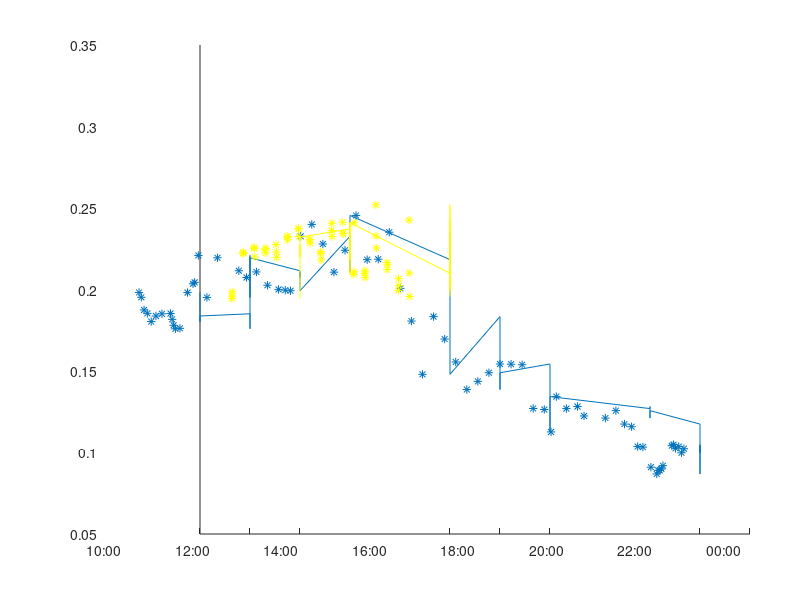

The MATLAB source for this figure:
clear all;



% SE DECLARA FECHA DE INICIO Y TERMINO DE CAMPAÑA

time_ini = datenum(2015,1,28,12,0,0);
time_fin = datenum(2015,1,29,0,0,0);

% FIJAR UTC RESPECTO A HORA LOCAL (NO MODIFICAR, FUNCIONA BIEN ASI)
UTC = 0;

% FIJAR INTERVALO MINIMO ENTRE MEDICIONES (minutos)
intervalMin = datenum(0,0,0,0,2,0);

% Selección de índices de mediciones


%%

load aeronet_28_ene.lev10.mat

hold on


beta440 = aeronet.AOT_440 .* ( 0.44 .^ aeronet.AOT340_440Angstrom);


AOT_cimel_414 = beta440 .* ( 0.414  .^ ( -1 .* aeronet.AOT340_440Angstrom ) );

plot(aeronet.udate, AOT_cimel_414, '-*' )
%plot(aeronet.udate, aeronet.AOT_440, '-g*' )


load AOT_datos_marcos.mat
% INDEX POR FECHA
index = find( calan_data.udate > time_ini & calan_data.udate < time_fin );
%plot(calan_data.udate(index), calan_data.AOT_414_nm(index), '-g*');

load AOT_datos_roberto.mat
index = find( calan_data.udate > time_ini & calan_data.udate < time_fin );
%plot(calan_data.udate(index), calan_data.AOT_556_nm(index), '-r*');

load AOT_datos_falvey.mat
index = find( calan_data.udate > time_ini & calan_data.udate < time_fin );
plot(calan_data.udate(index), calan_data.AOT_556_nm(index), '-y*');

hold off

datetick;

% hold on
%  
% plot(aeronet.udate, aeronet.AOT_500, '-*' )
%  
% load AOT_datos_marcos_fix.mat
% plot(calan_data.udate, calan_data.AOT_556_nm, '-g*');
% 
% load AOT_datos_roberto_fix.mat
% plot(calan_data.udate, calan_data.AOT_556_nm, '-r*');
%  
% load AOT_datos_falvey_fix.mat
% plot(calan_data.udate, calan_data.AOT_556_nm, '-y*');
%  
% hold off
%  
% datetick;